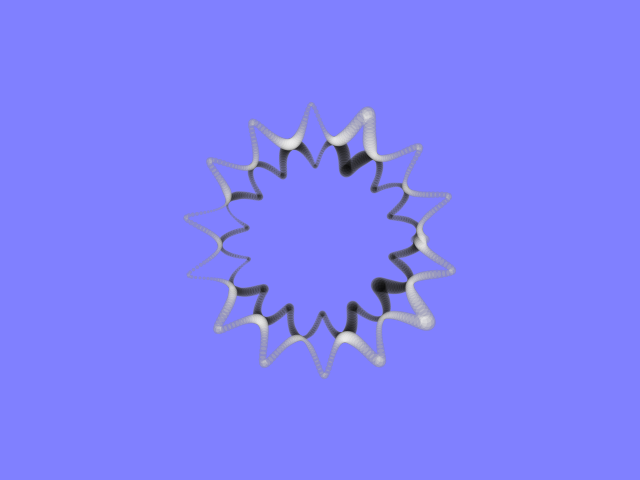
Frame 1 (no input)
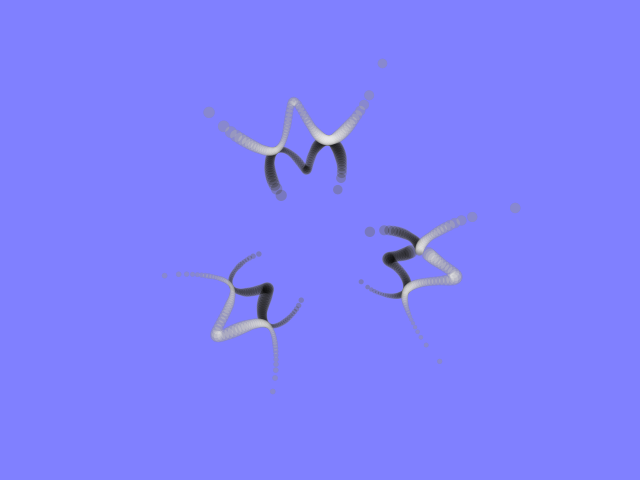
Frame 60 (the mouse pressed at the canvas centre just before this capture)
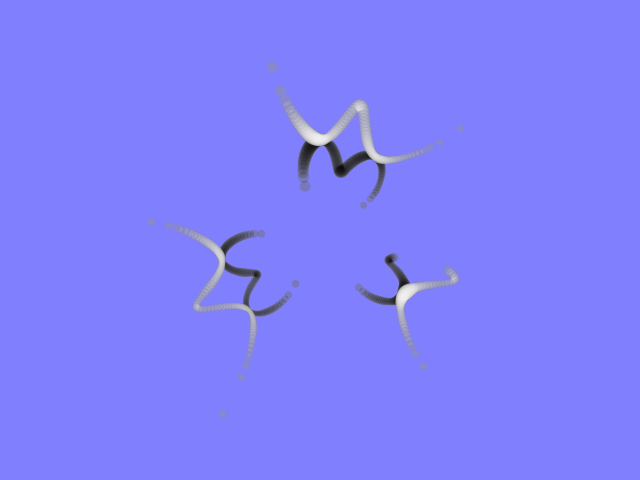
Frame 120 (the mouse held since frame 60 and released just before this capture)

The Processing sketch that drew these frames (run headless with seeded random() and noise(); from frame 60 on, the mouse is pressed at the canvas centre):

// Processing sketch: processing_101372
// ── processing_101372.pde

// Animated visualization of Johan Gielis' superformula.
// Written by Jakob Thomsen.
// (see http://en.wikipedia.org/wiki/Superformula)

float speed;

float superformula(float a, float b, float m, float n1, float n2, float n3, float phi)
{
  return pow(pow(cos(m * phi / 4.0) / a, n2) + pow(sin(m * phi / 4.0) / b, n3), -1.0 / n1);
}

void display(float time, float val, boolean invert)
{
  int count = 500;
  int index = 0;
  
  for(index = 0; index < count; index++)
  {
    float t = float(index) / float(count);
    float phi = speed * time + t * 2.0 * PI;
    
    float a = 1.0;
    float b = 1.0;
    float m = 1.0 + noise(speed * time, 3) * 20.0; // 3;
    float n1 = 1.0 + int(noise(speed * time, 4) * 20.0); // 5.0;
    float n2 = 1.0 + int(noise(speed * time, 5) * 20.0); // 18.0;
    float n3 = 1.0 + int(noise(speed * time, 6) * 20.0); // 18.0;

    float radius = superformula(a, b, m, n1, n2, n3, phi);
    if(invert)
    {
      radius = 1.0 / radius;
    }

    float x = cos(phi);
    float y = sin(phi);

    float thickness = noise(t * 20.0, time) * 20; // * 20.0;

    noStroke();
    fill(val, val, val, 64);
    ellipse(100.0 * radius * x + width / 2, 100.0 * radius * y + height / 2, thickness, thickness);
  }
}

void setup()
{
  size(640, 480);
  speed = 0.1;
}

void draw()
{
  background(128, 128, 255);
  
  float time = millis() / 1000.0;
  display(time, 255, true);
  display(time, 0, true);
  display(time, 0, false);
  display(time, 255, false);
}
